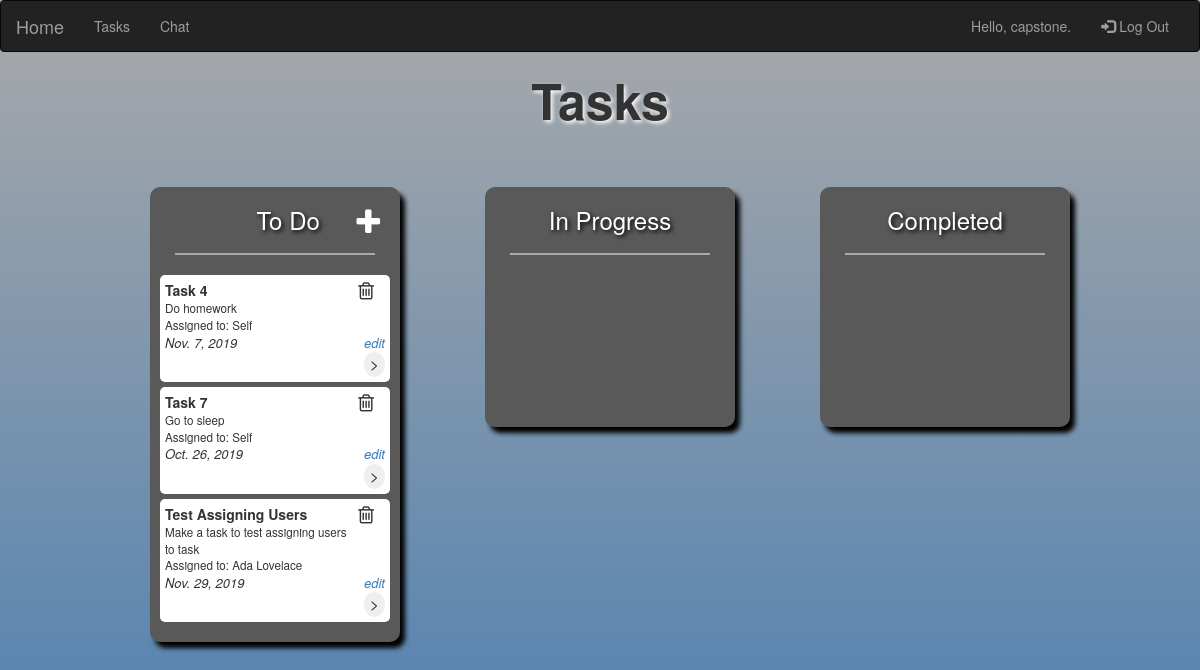
The page /tasks/ (signed in) on the database as committed earlier.
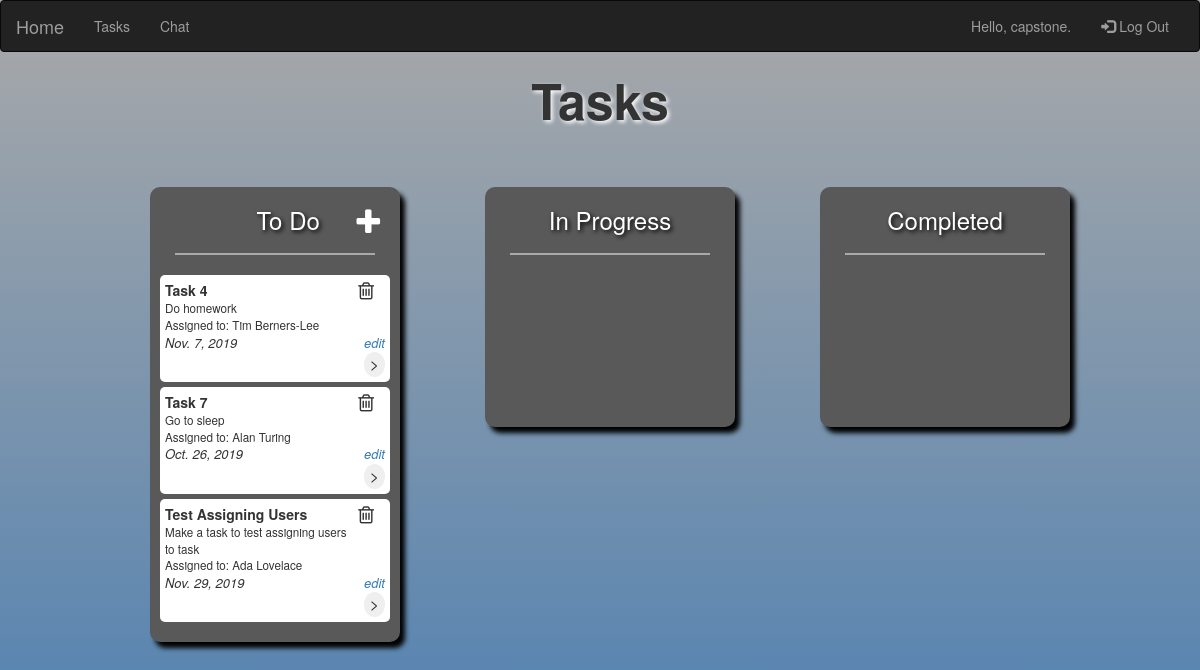
The same page on the database as committed later.
### tasks/models.py (models this page shows, shortened)
class TodoItem(models.Model):
    content = models.TextField()
    title = models.TextField(default='')
    date = models.DateField(auto_now_add=False, auto_now=False)
    user = models.TextField(default='Self')
    status = models.TextField(default="todo")

### tasks/views.py (the view)
# urls.py: path('tasks/', taskView),
def taskView(request):
    if not request.user.is_authenticated:
        return render(request, 'login/signin.html')
    todo_items = TodoItem.objects.filter(status="todo")
    todo_inProgress = TodoItem.objects.filter(status="inProgress")
    todo_completed = TodoItem.objects.filter(status="completed")
    return render(request, 'tasks.html',
                  {'todo': todo_items, 'inProgress': todo_inProgress, 'completed': todo_completed})

### csc394/templates/tasks.html (shortened to what this page needs)
<!DOCTYPE html>
<html>
<head>
    {% load staticfiles %}
    <link rel="stylesheet" type="text/css" href="{% static '/tasks/style.css' %}" />
    <link rel="stylesheet" href="https://maxcdn.bootstrapcdn.com/bootstrap/3.3.6/css/bootstrap.min.css">
    <link rel="stylesheet" href="https://cdnjs.cloudflare.com/ajax/libs/font-awesome/4.7.0/css/font-awesome.min.css">
</head>
<body style="height: 100vh; background: linear-gradient(to bottom , #a9a9a9 0%, #4C7FB2 100%)">
    <nav class="navbar navbar-inverse">
        <div class="container-fluid">
            <div class="navbar-header">
                <a class="navbar-brand" href="{% url 'login:dashboard' %}">Home</a>
            </div>
            <div class="collapse navbar-collapse" id="topNavBar">
                <ul class="nav navbar-nav">
                    <li class=""><a href="{% url 'login:taskview' %}">Tasks</a></li>
                    <li class=""><a href="{% url 'login:index' %}">Chat</a></li>
                </ul>
                <ul class="nav navbar-nav navbar-right">
                    <li class="navbar-text">Hello, {{ user.get_username }}.</a></li>
                    <li><a href="{% url 'login:logout_user' %}"><span class="glyphicon glyphicon-log-in"></span> Log
                            Out</a></li>
                </ul>
            </div>
        </div>
    </nav>
    <h1>Tasks</h1>
    <div class="task-list" id="todo">
        <header style="float: right; margin-right: 20px; margin-top: 10px;">
            <p id="open-popup-1"><i style=" font-size:30px; margin-top: 10px; color: white;" class="fa">&#xf067;</i></p>
        </header>
        <h3 style="margin-left: 70px; color: white;">To Do</h3>
        <hr>
        {% for todo_item in todo%}
        <div class="todo-task" id="taskBlock" style="min-height: xxx; overflow: hidden;">
            <div class="task-header">
                {{ todo_item.title}}
                <form action="/deleteTodo/{{todo_item.id}}/" style="float: right;" method="post">
                    <input type="submit" class="fa" value="&#xf014; "
                        style="font-size: 20px; background-color: white; border: white;" />
                </form>
            </div>
            <div class="task-description">{{ todo_item.content}}</div>
            <div class="task-assignee">Assigned to: {{ todo_item.user }}</div>
            <div class="task-date">
                {{ todo_item.date}}
                <a href="/tasks/{{todo_item.id}}/" style="float: right;">edit</a>
            </div>
            <form action='/changeStatus/{{todo_item.id}}/' method="post" style="clear: both; float: right;">
                <button type="submit" style="border-radius: 50%; border: black; font-size: medium;"> > </button>
            </form>
        </div>
        {% endfor %}
    </div>
    <div class="task-list" id="inProgress">
        <h3 style="color: white;">In Progress</h3>
        <hr>
    </div>
    <div class="task-list" id="completed">
        <h3 style="color: white;">Completed</h3>
        <hr>
    </div>
</body>
</html>

### static/tasks/style.css (style rules this page uses)
body { background-color: cornflowerblue; }

### csc394/templates/tasks.html (style rules this page uses)
#todo { width: 250px; float: left; margin-top: 50px; margin-right: 80px; margin-left: 150px; background-color: #d3d3d3; min-height: 240px; border-radius: 10px; padding-bottom: 15px; box-shadow: 5px 6px 5px black; background-color: #595959; }
#inProgress { width: 250px; float: left; margin-top: 50px; margin-right: 80px; margin-left: 5px; background-color: #d3d3d3; min-height: 240px; border-radius: 10px; padding-bottom: 15px; box-shadow: 5px 6px 5px black; background-color: #595959; }
#completed { width: 250px; float: left; margin-top: 50px; margin-right: 5px; margin-left: 5px; background-color: #d3d3d3; min-height: 240px; border-radius: 10px; padding-bottom: 15px; box-shadow: 5px 6px 5px black; background-color: #595959; }
.todo-task { border-radius: 5px; background-color: #ffffff; width: 230px; margin: 5px; padding: 5px; }
.todo-task { margin-left: 10px; }
.todo-task>.task-header { font-weight: bold; }
.todo-task>.task-date { font-size: small; font-style: italic; }
.todo-task>.task-description { font-size: smaller; }
.todo-task>.task-assignee { font-size: smaller; }
h1 { text-align: center; text-shadow: 2px 2px 4px #fff; font-size: 50px; font-weight: bolder; }
h3 { text-align: center; text-shadow: 2px 2px 4px #000; }
hr { width: 80%; height: 2px; background-color: darkgray; border: 0px black; }

Rows that differ between the two databases and show on the page:
changed TodoItem "Task 4": user "Self" → "Tim Berners-Lee"
changed TodoItem "Task 7": user "Self" → "Alan Turing"
